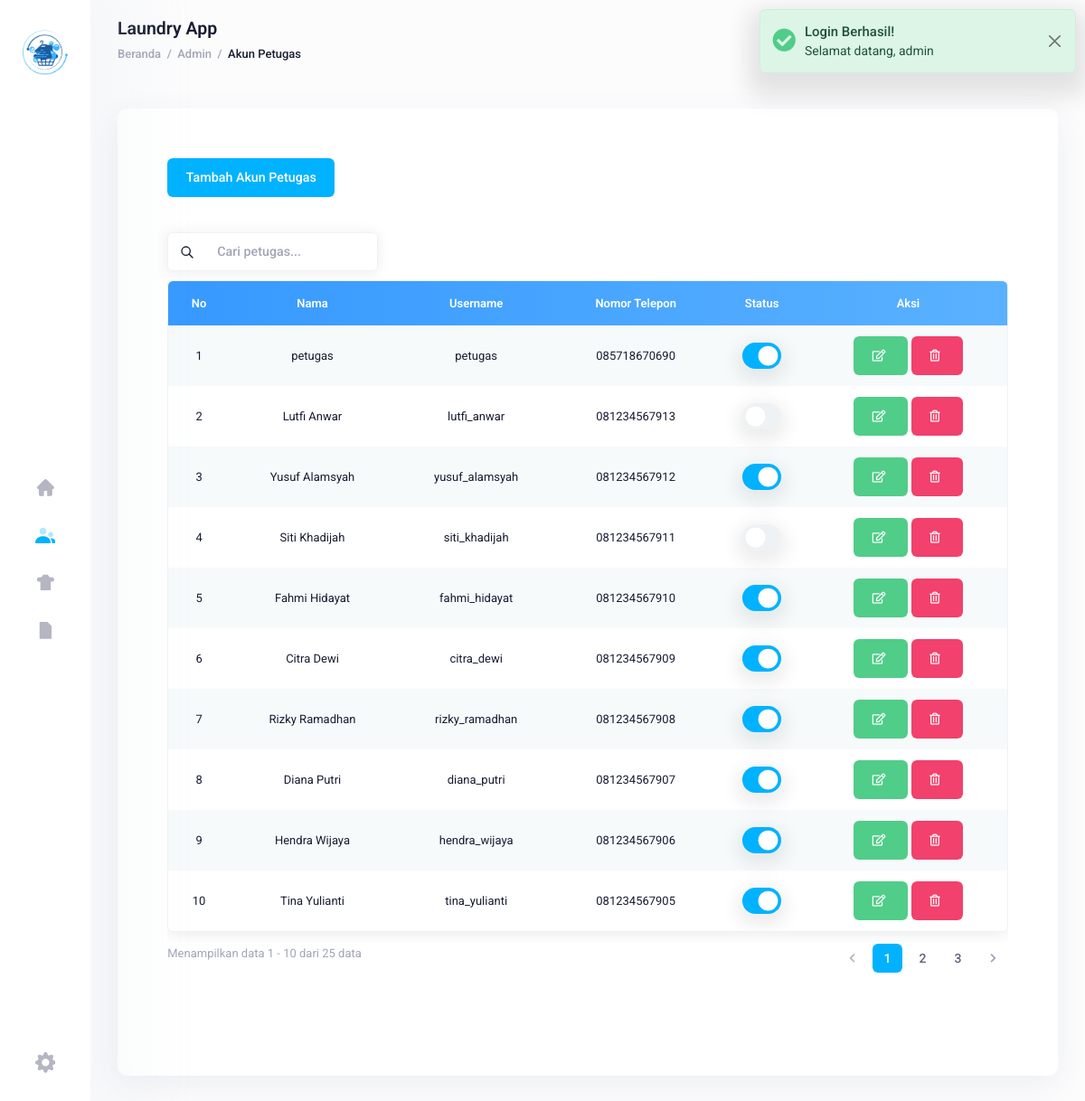
Screenshot of /dashboard/user/index.php (signed in) with the database file from the repository.
### tables this page shows
CREATE TABLE `user` (
  `id_user` int(11) NOT NULL,
  `nama_user` varchar(100) NOT NULL,
  `username` varchar(30) NOT NULL,
  `no_telp` varchar(13) NOT NULL,
  `password` text NOT NULL,
  `level` enum('admin','petugas','off') NOT NULL DEFAULT 'petugas'
);

### dashboard/user/index.php (the view, shortened to what this page needs)
<?php include '../layout/header.php';
?>
<div class="d-flex flex-column flex-root">
	<div class="page d-flex flex-row flex-column-fluid">
		<?php include "../layout/sidebar.php"; ?>
		<div class="wrapper d-flex flex-column flex-row-fluid" id="kt_wrapper">
			<div id="kt_header" class="header" data-kt-sticky="true" data-kt-sticky-name="header" data-kt-sticky-offset="{default: '200px', lg: '300px'}">
				<div class="container-fluid d-flex align-items-stretch justify-content-between" id="kt_header_container">
					<div class="page-title d-flex flex-column align-items-start justify-content-center flex-wrap me-lg-2 pb-2 pb-lg-0" data-kt-swapper="true" data-kt-swapper-mode="prepend" data-kt-swapper-parent="{default: '#kt_content_container', lg: '#kt_header_container'}">
						<h1 class="text-dark fw-bolder my-1 fs-2">Laundry App</h1>
						<ul class="breadcrumb fw-bold fs-base my-1">
							<li class="breadcrumb-item text-muted">
								<a href="index.php" class="text-muted">Beranda</a>
							</li>
							<li class="breadcrumb-item text-muted">Admin</li>
							<li class="breadcrumb-item text-dark">Akun Petugas</li>
						</ul>
					</div>
				</div>
			</div>
			<div class="content d-flex flex-column flex-column-fluid" id="kt_content">
				<div class="container" id="kt_content_container">
					<div class="card">
						<div class="card-body p-lg-17">
							<div class="mb-18">
								<div class="mb-10">
									<button type="button" class="btn btn-primary" data-bs-toggle="modal" data-bs-target="#exampleModal">
										Tambah Akun Petugas
									</button> <br><br><br>
									<div class="text-center mb-15">
										<div class="mb-3 col-6 col-md-3 border rounded shadow-sm">
											<div class="input-group">
												<label for="search" class="input-group-text bg-white border-0 cursor-pointer">
												</label>
												<input type="text" id="search" class="form-control border-0 shadow-none" placeholder="Cari petugas..." value="<?= isset($_GET['search']) ? htmlspecialchars($_GET['search']) : '' ?>">
											</div>
										</div>
										<div class="table-responsive">
											<table class="table table-rounded table-striped border gy-7 gs-7 custom-table" id="userTable">
												<thead>
													<tr class="text-nowrap">
														<th>No</th>
														<th class="">Nama</th>
														<th class="">Username</th>
														<th class="">Nomor Telepon</th>
														<th class="">Status</th>
														<th class="">Aksi</th>
													</tr>
												</thead>
												<tbody>
													<?php
													$search = isset($_GET['search']) ? mysqli_real_escape_string($conn, $_GET['search']) : '';
													$total_users_query = mysqli_query($conn, "SELECT COUNT(*) as total FROM user WHERE nama_user LIKE '%$search%'");
													$total_users = mysqli_fetch_assoc($total_users_query)['total'];
													$limit = 10;
													$total_pages = ceil($total_users / $limit);
													$page = isset($_GET['page']) ? (int)$_GET['page'] : 1;
													$page = max(1, min($total_pages, $page));
													$offset = ($page - 1) * $limit;
													$qry_user = mysqli_query($conn, "    SELECT * FROM user
WHERE level IN ('petugas', 'off')
AND nama_user LIKE '%$search%'
ORDER BY id_user DESC
LIMIT $limit OFFSET $offset;
");
													$no = $offset + 1;
													while ($data_user = mysqli_fetch_array($qry_user)) {
													?>
														<tr class="text-nowrap">
															<td><?= $no ?></td>
															<td class=""><?= htmlspecialchars($data_user['nama_user']) ?></td>
															<td class=""><?= htmlspecialchars($data_user['username']) ?></td>
															<td class=""><?= htmlspecialchars($data_user['no_telp']) ?></td>
															<td class="text-center">
																<form action="<?= base_url ?>dashboard/user/proses_ubah_status.php" method="post" class="d-flex justify-content-center">
																	<div class="form-check form-switch form-check-custom form-check-solid">
																		<input class="shadow form-check-input switch-status" type="checkbox"
																			id="switch_<?= $data_user['id_user']; ?>"
																			name="level"
																			value="petugas"
																			<?= $data_user['level'] == 'petugas' ? 'checked' : ''; ?>
																			onchange="this.form.submit();" />
																	</div>
																</form>
															</td>
															<td class="">
																<a class="btn btn-success" href="<?= base_url ?>dashboard/user/ubah_user.php?id_user=<?= $data_user['id_user'] ?>">
																</a>
																<a href="#" onclick="confirmDelete(event, '<?= base_url ?>dashboard/user/hapus_user.php?id_user=<?= $data_user['id_user'] ?>')"
																	class="btn btn-danger">
																</a>
															</td>
														</tr>
													<?php
														$no++;
													} ?>
												</tbody>
											</table>
										</div>
										<div class="d-flex flex-column flex-md-row align-items-center mb-3 justify-content-between">
											<div class="text-muted mb-3">
												<?php
												$start = ($total_users > 0) ? $offset + 1 : 0;
												$end = ($total_users > 0) ? min($offset + $limit, $total_users) : 0;
												?>
												Menampilkan data <?= $start ?> - <?= $end ?> dari <?= $total_users ?> data
											</div>
											<ul class="pagination mb-0">
												<li class="page-item <?= ($page == 1) ? 'disabled' : '' ?>">
													<a href="<?= ($page > 1) ? base_url . "dashboard/user/index.php?page=" . ($page - 1) . "&search=" . urlencode($search) : '#' ?>" class="page-link">
														<i class="fas fa-chevron-left"></i>
													</a>
												</li>
												<?php if ($total_pages > 5): ?>
													<li class="page-item <?= ($page == 1) ? 'active' : '' ?>">
														<a href="<?= base_url ?>dashboard/user/index.php?page=1&search=<?= urlencode($search) ?>" class="page-link">1</a>
													</li>
													<?php if ($page > 3): ?>
														<li class="page-item disabled">
															<span class="page-link">...</span>
														</li>
													<?php endif; ?>
													<?php for ($i = max(2, $page - 1); $i <= min($total_pages - 1, $page + 1); $i++): ?>
														<li class="page-item <?= ($page == $i) ? 'active' : '' ?>">
															<a href="<?= base_url ?>dashboard/user/index.php?page=<?= $i ?>&search=<?= urlencode($search) ?>" class="page-link"><?= $i ?></a>
														</li>
													<?php endfor; ?>
													<?php if ($page < $total_pages - 2): ?>
														<li class="page-item disabled">
															<span class="page-link">...</span>
														</li>
													<?php endif; ?>
													<li class="page-item <?= ($page == $total_pages) ? 'active' : '' ?>">
														<a href="<?= base_url ?>dashboard/user/index.php?page=<?= $total_pages ?>&search=<?= urlencode($search) ?>" class="page-link"><?= $total_pages ?></a>
													</li>
												<?php else: ?>
													<?php for ($i = 1; $i <= $total_pages; $i++): ?>
														<li class="page-item <?= ($page == $i) ? 'active' : '' ?>">
															<a href="<?= base_url ?>dashboard/user/index.php?page=<?= $i ?>&search=<?= urlencode($search) ?>" class="page-link"><?= $i ?></a>
														</li>
													<?php endfor; ?>
												<?php endif; ?>
												<li class="page-item <?= ($page == $total_pages) ? 'disabled' : '' ?>">
													<a href="<?= ($page < $total_pages) ? base_url . "dashboard/user/index.php?page=" . ($page + 1) . "&search=" . urlencode($search) : '#' ?>" class="page-link">
														<i class="fas fa-chevron-right"></i>
													</a>
												</li>
											</ul>
										</div>
									</div>
								</div>
							</div>
						</div>
					</div>
				</div>
			</div>
		</div>
	</div>
	<?php include "../layout/footer.php" ?>

### dashboard/user/index.php (style rules this page uses)
.custom-table { border-radius: 8px; overflow: hidden; box-shadow: 0 0 20px rgba(0, 0, 0, 0.1); }
.custom-table thead { background: linear-gradient(to right, #3699FF, #5AB1FF); }
.custom-table thead th { color: #ffffff !important; font-weight: 600; padding: 15px !important; }
.custom-table tbody tr { transition: all 0.3s ease; }
.custom-table td { padding: 12px 15px !important; vertical-align: middle; }

### rows the page displays
user: nama_user "petugas", username "petugas", no_telp "085718670690", level "☑"
user: nama_user "Lutfi Anwar", username "lutfi_anwar", no_telp "081234567913"
user: nama_user "Yusuf Alamsyah", username "yusuf_alamsyah", no_telp "081234567912", level "☑"
user: nama_user "Siti Khadijah", username "siti_khadijah", no_telp "081234567911"
user: nama_user "Fahmi Hidayat", username "fahmi_hidayat", no_telp "081234567910", level "☑"
user: nama_user "Citra Dewi", username "citra_dewi", no_telp "081234567909", level "☑"
user: nama_user "Rizky Ramadhan", username "rizky_ramadhan", no_telp "081234567908", level "☑"
user: nama_user "Diana Putri", username "diana_putri", no_telp "081234567907", level "☑"
user: nama_user "Hendra Wijaya", username "hendra_wijaya", no_telp "081234567906", level "☑"
user: nama_user "Tina Yulianti", username "tina_yulianti", no_telp "081234567905", level "☑"

### other values shown
$alertTitle "Login Berhasil!"
$alertMessage "Selamat datang, admin"
$start "1"
$end "10"
$total_users "25"
